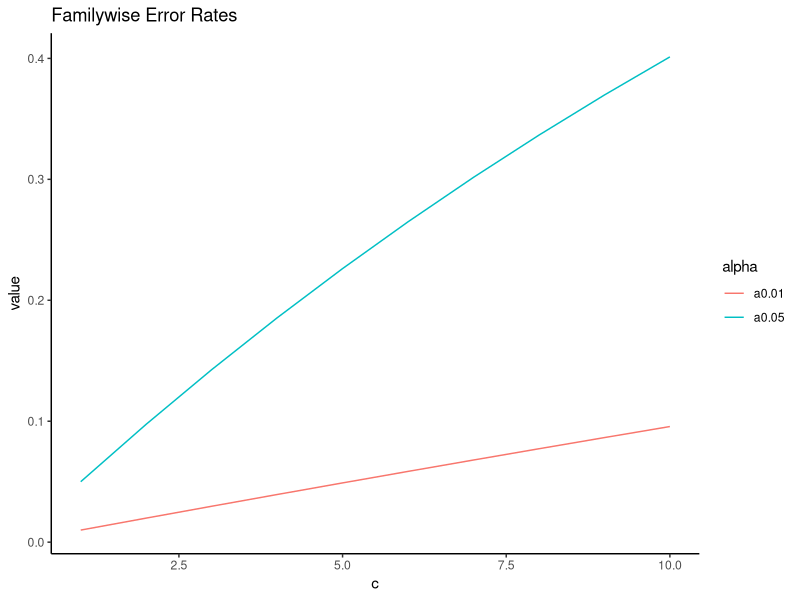
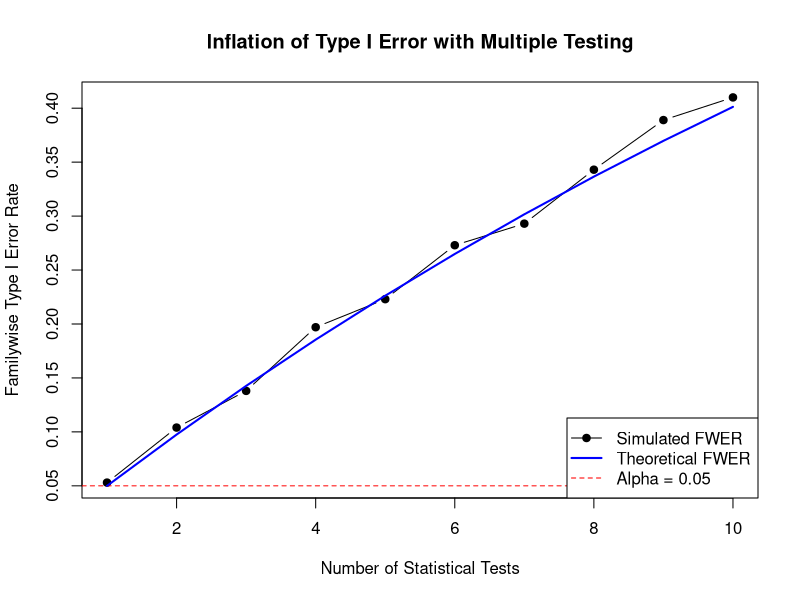

These figures' R source, in order: (Note: this script raises an error after producing the figures.)
## ---- chunk 1
knitr::opts_chunk$set(echo = TRUE)
## ---- chunk 2
require(mgcv) # supplies rmvn
V <- matrix(c(1,0.95,0.95,1),2,2) # correl matrix
n <- 1000 # number of data

set.seed(7)
X <- rmvn(n,rep(0,2),V)
x <- X[,1];h <- X[,2]
## ---- chunk 3
y <- 1*x + rnorm(n)
summary(lm(y ~ x + h))
summary(lm(y ~ x ))
## ---- chunk 4
summary(lm(y ~ h))
## ---- chunk 5
y <- x + h + rnorm(n)
summary(lm(y ~ x ))
## ---- chunk 6
V <- matrix(c(1,.7,0.9,.7,1,0,.9,0,1),3,3)
n <- 1000

set.seed(0)
X <- rmvn(n,rep(0,3),V)
x <- X[,1]
h <- X[,2]
z <- X[,3]

y <- x + h + rnorm(n, mean = 0, sd = 0.3)
## ---- chunk 7
summary(lm(y ~ x)) # naive fit
x_from_z <- fitted(lm(x~z-1)) # project x onto z
summary(lm(y ~ x_from_z)) # fit instrumental variable (IV) model
## ---- chunk 8
c <- seq(1,10)
p_05 <- 1 - (1 - 0.05)^c
p_01 <- 1 - (1 - 0.01)^c
error_rates <- data.frame('c' = rep(c,2),
                          'alpha' =rep(c('a0.05','a0.01'), each=10),
                          'value'=c(p_05,p_01))

library(ggplot2)
ggplot(error_rates, aes(x = c, y = value, color = alpha)) +
  geom_line() +
  theme_classic() +
  ggtitle('Familywise Error Rates')
## ---- chunk 9
num_sim <- 1000
sample_size <- 30
alpha <- 0.05
max_tests <- 10

fwer <- rep(NA,max_tests)

for (c in 1:max_tests) {

  # For each simulation, run c tests and check if any p < alpha
  false_positives <- replicate(num_sim, {
    
    # Generate c independent p-values under the true null
    pvals <- replicate(c, {
      data <- rnorm(sample_size, mean = 0, sd = 1)
      t.test(data, mu = 0)$p.value
    })
    
    # Return TRUE if this simulation contained at least one false rejection
    any(pvals < alpha)
  })
  
  # Estimate familywise error rate
  fwer[c] <- mean(false_positives)
}

# Plot
plot(1:max_tests, fwer, type="b", pch=19,
     xlab="Number of Statistical Tests",
     ylab="Familywise Type I Error Rate",
     main="Inflation of Type I Error with Multiple Testing")
abline(h = alpha, col="red", lty=2)
lines(1:max_tests, 1 - (1 - alpha)^(1:max_tests), col="blue", lwd=2)
legend("bottomright",
       legend = c("Simulated FWER", "Theoretical FWER", "Alpha = 0.05"),
       col = c("black", "blue", "red"),
       pch = c(19, NA, NA),
       lty = c(1,1,2),
       lwd = c(1,2,1))
## ---- chunk 10
data(jsp, package = 'faraway')
head(jsp)
## ---- chunk 11
jsp$mathcentered <- jsp$math - mean(jsp$math) #0-centered math scores

#visualize the math scores
ggplot( jsp, aes( x = school, y = mathcentered ) ) +
  geom_boxplot() +
  ylab( 'Centered Math Scores' ) +
  theme( axis.text.x = element_text( angle = 90 ) ) +
  ggtitle( 'Mathematics Test Scores for London Junior Schools' )
## ---- chunk 12
lmod <- lm(mathcentered ~ school - 1, data=jsp)
summary(lmod)
## ---- chunk 13
pvals <- summary(lmod)$coef[,4]
coef(lmod)[pvals < 0.05]
## ---- chunk 14
alpha <- 0.05
number_comparisons <- 50 # there are 50 means (1 for each school) that are compared for this ANOVA
pvals_adjusted <- pvals * number_comparisons # multiply by the number of comparisons
coef(lmod)[pvals_adjusted < alpha]
## ---- chunk 15
alpha_adj <- alpha / number_comparisons
coef(lmod)[pvals < alpha_adj]
## ---- chunk 16
padj <- p.adjust(pvals, method = 'bonferroni')
coef(lmod)[padj < alpha]
